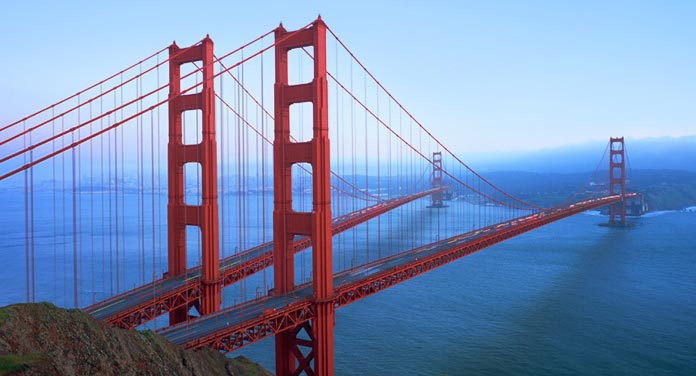
#> input picture Python/image_processing/bridge_medium.jpg, 696 x 376 px; its folder holds 3 pictures in this run
$ python image_create_thumbnail.py   (older library calls are emulated)
#> lines starting #> are read from the running program, lines starting #| are printed output that depends on the picture
from PIL import Image
import glob, os

size = 150, 150

for infile in glob.glob("*.jpg"):
    file, ext = os.path.splitext(infile)
    im = Image.open(infile)
#> im is the input picture: PIL image 696x376 RGB; mean R, G, B 121.2, 142.4, 181.1
    im.thumbnail(size, Image.ANTIALIAS)
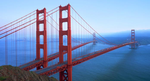
#> im: PIL image 150x81 RGB; mean R, G, B 121.4, 142.5, 181.1
#> pass 3 of the loop `for infile in glob.glob("*.jpg"):`:
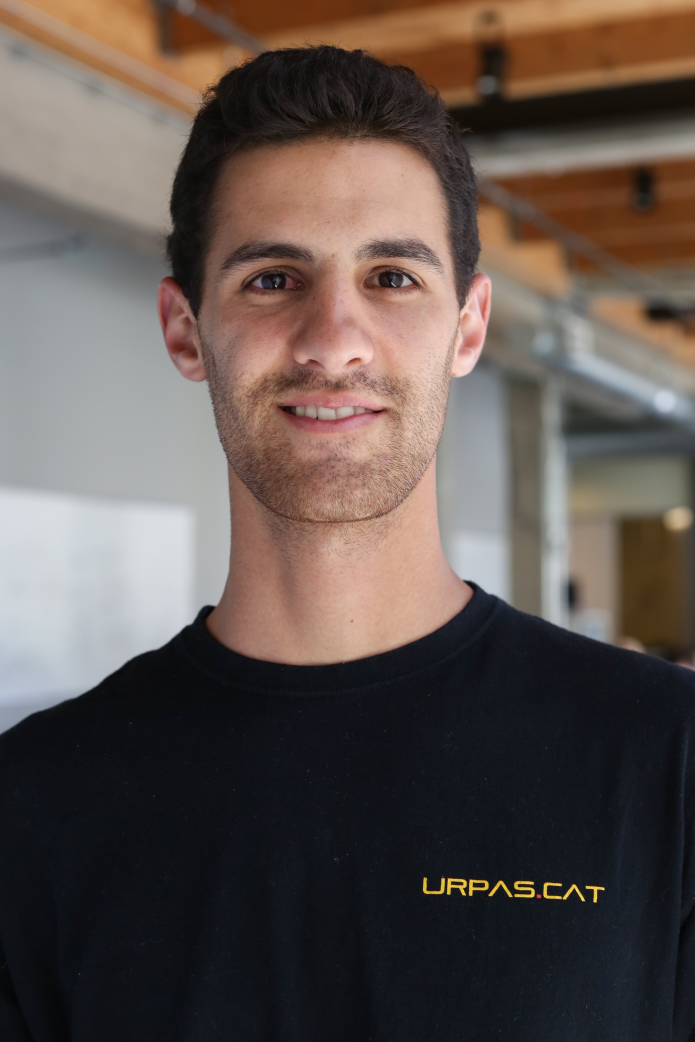
#> input picture Python/image_processing/headshot_A-small.jpg, 3471 x 5207 px (shown at 1/5 size)
#> im is the input picture: PIL image 3471x5207 RGB; mean R, G, B 95.3, 83.7, 78.3
#> `im.thumbnail(size, Image.ANTIALIAS)`:
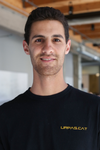
#> im: PIL image 100x150 RGB; mean R, G, B 95.3, 83.7, 78.3
    im.save(file + "_thumbnail" + ".jpg", "JPEG")

print("Thumbnail created!")
